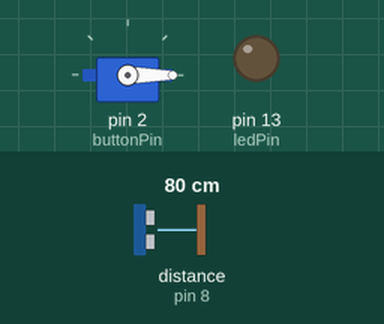
This sketch was run on a simulated Arduino Uno, built with avr-gcc and run on an emulated ATmega328P. Shown: servo, output pins drawn as LEDs (lit = HIGH). Wiring (inferred from the names in the program): ultrasonic range finder: trigger pin 7; echo pin 8. The test bench sets the inputs (shaded band); at power-on: distance to the obstacle (sensor on pin 8) 80 cm. The echo pulse lasts 58.3 µs per cm; pins used as bus, display or sensor lines are not drawn; what the sketch prints to the serial monitor is not drawn.

Above: at 0.01 s.
1.3 s: distance to the obstacle (sensor on pin 8) set to 2 cm
At 1.8 s:
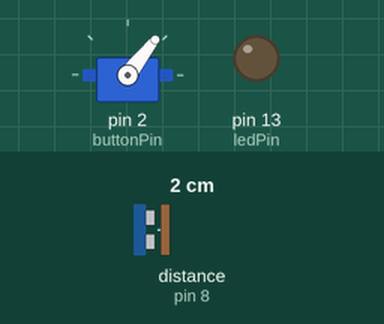
4.3 s: distance to the obstacle (sensor on pin 8) set to 9 cm
At 5.78 s:
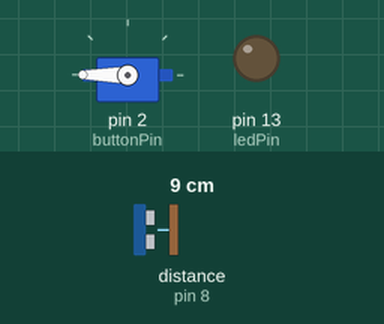
7.3 s: distance to the obstacle (sensor on pin 8) set to 60 cm
Timing chart, 0 to 19.3 s (numbered marks = the images above; inputs shaded):
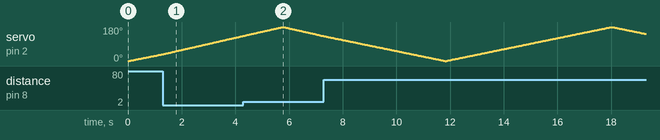

The sketch:

ArduinoRadar.ino
```cpp
// Includes the Servo library
#include <Servo.h>
// Defines Trig and Echo pins of the Ultrasonic Sensor
const int trigPin = 7;
const int echoPin = 8;
// Variables for the duration and the distance
long duration;
int distance;
char flag = 0;
Servo myServo; // Creates a servo object for controlling the servo motor


const int buttonPin = 2;     // the number of the pushbutton pin
const int ledPin =  13;      // the number of the LED pin

// variables will change:
int buttonState = 0;         // variable for reading the pushbutton st

void setup() {
  pinMode(trigPin, OUTPUT); // Sets the trigPin as an Output
  pinMode(echoPin, INPUT); // Sets the echoPin as an Input
  pinMode(ledPin, OUTPUT);       // initialize the LED pin as an output:
  pinMode(buttonPin, INPUT);     // initialize the pushbutton pin as an input:
  Serial.begin(9600);
  myServo.attach(2); // Defines on which pin is the servo motor attached
}
void loop() {

  buttonState = digitalRead(buttonPin);     // read the state of the pushbutton value:

  if (buttonState == HIGH) { // when button is pressed
        digitalWrite(ledPin, HIGH); // turn LED on
        myServo.write(90); // stop moving servo
        buttonState = LOW;
        flag = 1;

  }

  if (((buttonState == LOW) && (flag == 0)) || ((buttonState == HIGH) && (flag == 1))) {

      // rotates the servo motor from 15 to 165 degrees
      for(int i=0;i<=180;i++){  // 15 to 165
      myServo.write(i);
      delay(30);
      distance = calculateDistance();// Calls a function for calculating the distance measured by the Ultrasonic sensor for each degree

      Serial.print(i); // Sends the current degree into the Serial Port
      Serial.print(","); // Sends addition character right next to the previous value needed later in the Processing IDE for indexing
      Serial.print(distance); // Sends the distance value into the Serial Port
      Serial.print("."); // Sends addition character right next to the previous value needed later in the Processing IDE for indexing
      }
      // Repeats the previous lines from 165 to 15 degrees
      for(int i=180;i>0;i--){
      myServo.write(i);
      delay(30);
      distance = calculateDistance();
      Serial.print(i);
      Serial.print(", ");
      Serial.print(distance);
      Serial.print(".");
      }


  }


}
// Function for calculating the distance measured by the Ultrasonic sensor
int calculateDistance(){

  digitalWrite(trigPin, LOW);
  delayMicroseconds(2);
  // Sets the trigPin on HIGH state for 10 micro seconds
  digitalWrite(trigPin, HIGH);
  delayMicroseconds(10);
  digitalWrite(trigPin, LOW);
  duration = pulseIn(echoPin, HIGH); // Reads the echoPin, returns the sound wave travel time in microseconds
  distance= duration*0.034/2;
  return distance;
}
```
